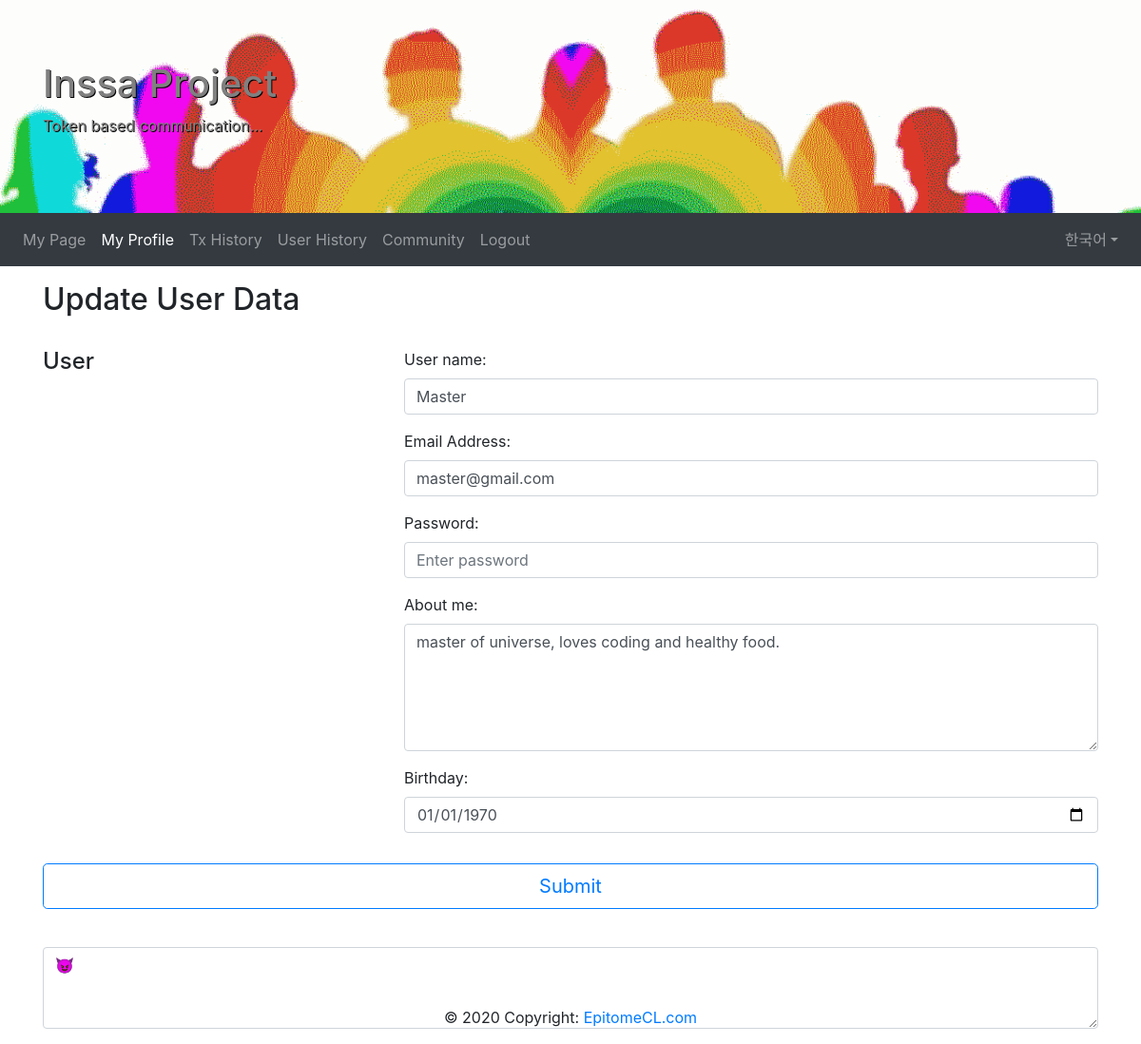
The app's page /index.php?module=userprofile&lang=kr (signed in) with its own data.
### tables this page shows
CREATE TABLE `user` (
  `user_id` int(11) NOT NULL,
  `name` varchar(32) NOT NULL,
  `email` varchar(128) NOT NULL,
  `password` varchar(64) NOT NULL,
  `salt` varchar(64) NOT NULL,
  `comment` varchar(1000) NOT NULL,
  `birthday` date NOT NULL,
  `modified` timestamp NOT NULL DEFAULT CURRENT_TIMESTAMP,
  `created` timestamp NOT NULL DEFAULT CURRENT_TIMESTAMP
);

### classes/modules/UserProfile.php (called while the page is built, shortened)
<?php
class UserProfile {
	private $mysqli;
	public function __construct($mysqli) {
		$this->mysqli = $mysqli;
	}
	public function doGet($userId, $lang) {
		$mysqli = $this->mysqli;
		$data = $this->getData($mysqli, $userId);
		$isMember = $this->isMember($mysqli, $userId);
		require_once(sprintf("UserProfileView_%s.php", $lang));
	}
	private function getData($mysqli, $userId) {
		$data = NULL;
		$sql = "SELECT user.user_id, user.name AS userName, user.email, user.comment, user.birthday ";
		$sql .= "FROM user ";
		$sql .= sprintf("WHERE user.user_id = %d;", $userId);
		if ($result = $mysqli->query($sql)) {
			while($row = $result->fetch_assoc()) {
				$data = new \stdClass;
				$data->userId = intval($row["user_id"]);
				$data->email = trim($row["email"]);
				$data->userName = trim($row["userName"]);
				$data->comment = trim($row["comment"]);
				$data->birthday = trim($row["birthday"]);
			}
		}
		return $data;
	}
	private function isMember($mysqli, $userId) {
		$value = 0;
		$sql = "SELECT COUNT(account.user_id) AS counter  ";
		$sql .= "FROM account ";
		$sql .= sprintf("WHERE account.user_id = %d;", $userId);
		if ($result = $mysqli->query($sql)) {
			while($row = $result->fetch_assoc()) {
				$value = intval($row["counter"]);
			}
		}
		return $value;
	}
}

### classes/modules/UserProfileView_kr.php (the view, shortened to what this page needs)
<!DOCTYPE html>
<html lang="en">
<head>
  <link rel="stylesheet" href="https://maxcdn.bootstrapcdn.com/bootstrap/4.1.3/css/bootstrap.min.css">
  <link href="https://cdnjs.cloudflare.com/ajax/libs/flag-icon-css/3.1.0/css/flag-icon.min.css" rel="stylesheet">
</head>
<body>
<div class="jumbotron jumbotron-fluid mb-0">
  <div class="container">
    <h1>Inssa Project</h1>
    <p>Token based communication...</p>
  </div>
</div>
<nav class="navbar navbar-expand-sm bg-dark navbar-dark">
	<div class="collapse navbar-collapse" id="collapsibleNavbar">
		<ul class="navbar-nav">
			<li class="nav-item">
				<a class="nav-link" href="<?php echo $_SERVER['PHP_SELF']; ?>?module=mypage">My Page</a>
			</li>
			<li class="nav-item">
				<a class="nav-link active" href="<?php echo $_SERVER['PHP_SELF']; ?>?module=userprofile">My Profile</a>
			</li>
			<?php if ($isMember): ?>
			<li class="nav-item">
				<a class="nav-link" href="<?php echo $_SERVER['PHP_SELF']; ?>?module=txhistory">Tx History</a>
			</li>
			<li class="nav-item">
				<a class="nav-link" href="<?php echo $_SERVER['PHP_SELF']; ?>?module=userhistory">User History</a>
			</li>
			<li class="nav-item">
				<a class="nav-link" href="<?php echo $_SERVER['PHP_SELF']; ?>?module=community">Community</a>
			</li>
			<?php endif; ?>
			<li class="nav-item">
				<a class="nav-link" href="<?php echo $_SERVER['PHP_SELF']; ?>?module=logout">Logout</a>
			</li>
		</ul>
		<ul class="navbar-nav ml-auto">
			<li class="nav-item dropdown">
				<?php $language = trim(array("de"=>"Deutsch", "us"=>"English", "kr"=>"한국어")[$lang]); ?>
				<a class="nav-link dropdown-toggle" id="dropdownlang" data-toggle="dropdown" aria-haspopup="true" aria-expanded="false"><span class="flag-icon flag-icon-<?php echo $lang; ?>"> </span> <?php echo $language; ?></a>
			</li>
		</ul>
	</div>
</nav>
<section class="container-section">
	<div class="container mb-4">
		<div class="row pb-4">
			<div class="col-sm-12"><h2>Update User Data</h2></div>
		</div>
		<form method="post" action="<?php echo $_SERVER['PHP_SELF']; ?>" enctype="multipart/form-data">
			<div class="row mb-3">
				<div class="col-sm-4"><h4>User</h4></div>
				<div class="col-sm-8">
					<div class="form-group">
						<label for="userName">User name:</label>
						<input type="text" class="form-control" placeholder="Enter user name" id="userName" name="userName" required="required" value="<?php echo $data->userName; ?>">
					</div>
					<div class="form-group">
						<label for="email">Email Address:</label>
						<input type="email" class="form-control" placeholder="Enter email" id="email" name="email" required="required" value="<?php echo $data->email; ?>">
					</div>
					<div class="form-group">
						<label for="password">Password:</label>
						<input type="password" class="form-control" placeholder="Enter password" id="password" name="password">
					</div>
					<div class="form-group">
						<label for="comment">About me:</label>
						<textarea class="form-control" rows="5" id="comment" name="comment" placeholder="Something about me..."><?php echo $data->comment; ?></textarea>
					</div>
					<div class="form-group">
						<label for="birthday">Birthday:</label>
						<input type="date" class="form-control" id="birthday" name="birthday" value="<?php echo $data->birthday; ?>">
					</div>
				</div>
			</div>
			<button type="submit" class="btn btn-lg btn-outline-primary btn-block mb-1">Submit</button>
		</form>
	</div>
</section>
<div class="container mb-3">
	<div class="row mb-3">
		<div class="col-sm-12">
			<textarea class="form-control" id="jsondata" rows="3">&#x1F608;</textarea>
		</div>
	</div>
</div>
<footer class="page-footer font-small pt-4 fixed-bottom">
	<div class="footer-copyright text-center py-3">© <?php echo date("Y");?> Copyright:
		<a href="https://epitomecl.com"> EpitomeCL.com</a>
	</div>
</footer>
</body>
</html>

### classes/modules/UserProfileView_kr.php (style rules this page uses)
.jumbotron { background-color: lightgray; background-image: url(images/jumbotron.png); background-size: cover; height: 100%; color: gray; text-shadow: 1px 1px #000; }
.container-section { padding-top: 1rem; padding-bottom: 1rem; }

### records on screen
user: userName "Master", email "master@gmail.com", comment "master of universe, loves coding and healthy food.", birthday "01/01/1970"

### other values on screen
$language "한국어"
